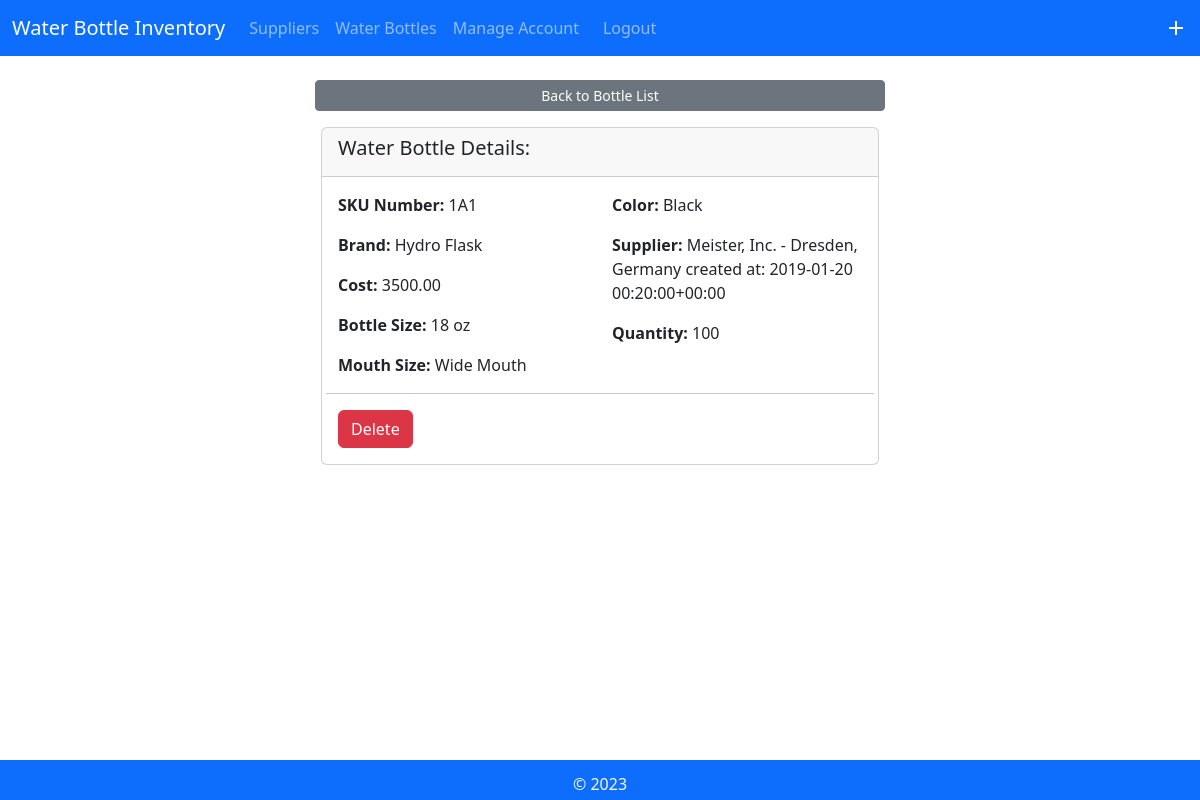
The app's page /view_bottle_details/1/1/ with its own data.
### Myinventoryapp/models.py (models this page shows, shortened)
class WaterBottle(models.Model):
    sku = models.CharField(max_length=300)
    brand = models.CharField(max_length=300)
    cost = models.DecimalField(max_digits=300, decimal_places=2)
    size = models.CharField(max_length=300)
    mouth_size = models.CharField(max_length=300)
    color = models.CharField(max_length=300)
    supplied_by = models.ForeignKey(Supplier, on_delete=models.CASCADE)
    current_quantity = models.IntegerField()

class Supplier(models.Model):
    name = models.CharField(max_length=300)
    city = models.CharField(max_length=300)
    country = models.CharField(max_length=300)
    created_at = models.DateTimeField(blank=True, null=True)
    objects = models.Manager()
    def __str__(self):
        return self.name + " - " + self.city + ", " + self.country + " created at: " + str(self.created_at)

### Myinventoryapp/views.py (the view)
# urls.py: path('view_bottle_details/<int:pk>/<int:pk_bottle>/', views.view_bottle_details, name='view_bottle_details'),
def view_bottle_details(request, pk, pk_bottle):
    a = get_object_or_404(Account, pk=pk)
    b = get_object_or_404(WaterBottle, pk=pk_bottle)
    context = {'a': a,
               'b': b}
    return render(request, 'Myinventoryapp/view_bottle_details.html', context)

### Myinventoryapp/templates/Myinventoryapp/view_bottle_details.html
{% extends 'Myinventoryapp/base.html' %}
{% load static %}
                {% block content %}
                <div class="row d-flex justify-content-center">
                    {% if a %}
                    <a href="{% url 'view_bottles' pk=a.pk %}" class="btn btn-secondary btn-sm w-50 mt-2">Back to Bottle List</a>
                    {% endif %}
                </div>
                <div class="col d-flex justify-content-center">
                    <div class="card w-50 mt-3 center">
                        <div class="card-header">
                            <h5 class="card-title"> Water Bottle Details:</h5>
                        </div>
                        <div class="card-body">
                            <div class="row justify-content-center">
                                <div class="col-6">
                                    <p>
                                        <b>SKU Number:</b> {{b.sku}}
                                    </p>
                                    <p>
                                        <b>Brand:</b> {{b.brand}}
                                    </p>
                                    <p>
                                        <b>Cost:</b> {{b.cost}}
                                    </p>
                                    <p>
                                        <b>Bottle Size:</b> {{b.size}}
                                    </p>
                                    <p>
                                        <b>Mouth Size:</b> {{b.mouth_size}}
                                    </p>
                                </div>
                                <div class="col-6">
                                    <p>
                                        <b>Color:</b> {{b.color}}
                                    </p>
                                    <p>
                                        <b>Supplier:</b> {{b.supplied_by}}
                                    </p>
                                    <p>
                                        <b>Quantity:</b> {{b.current_quantity}}
                                    </p>
                                </div>
                            <hr>
                            </div>
                            <p>
                                {% if a %}
                                <a href="{% url 'delete_bottle' pk=a.pk pk_bottle=b.pk %}"  class="btn btn-danger center float-start">Delete</a>
                                {% endif %}
                            </p>
                            </div>
                        </div>
                    </div>
                </div>
                {% endblock %}

### records on screen
WaterBottle: sku "1A1", brand "Hydro Flask", cost "3500.00", size "18 oz", mouth_size "Wide Mouth", color "Black", supplied_by "Meister, Inc. - Dresden, Germany created at: 2019-01-20 00:20:00+00:00", current_quantity "100"
